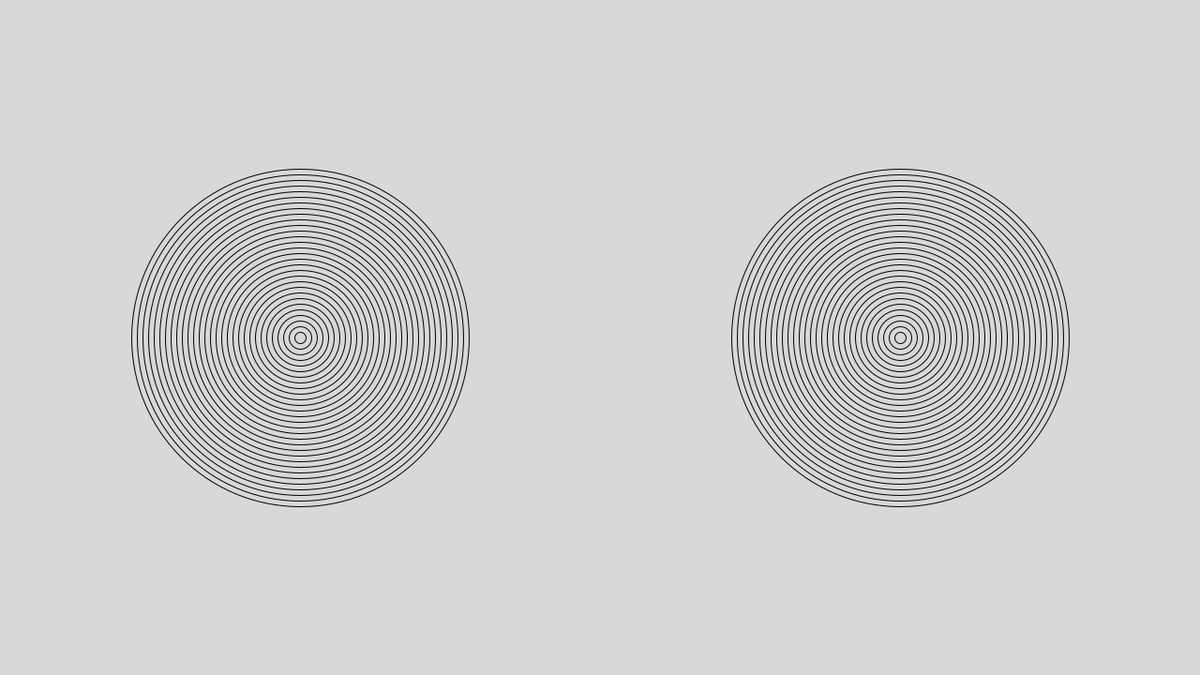
Frame 1 (no input)
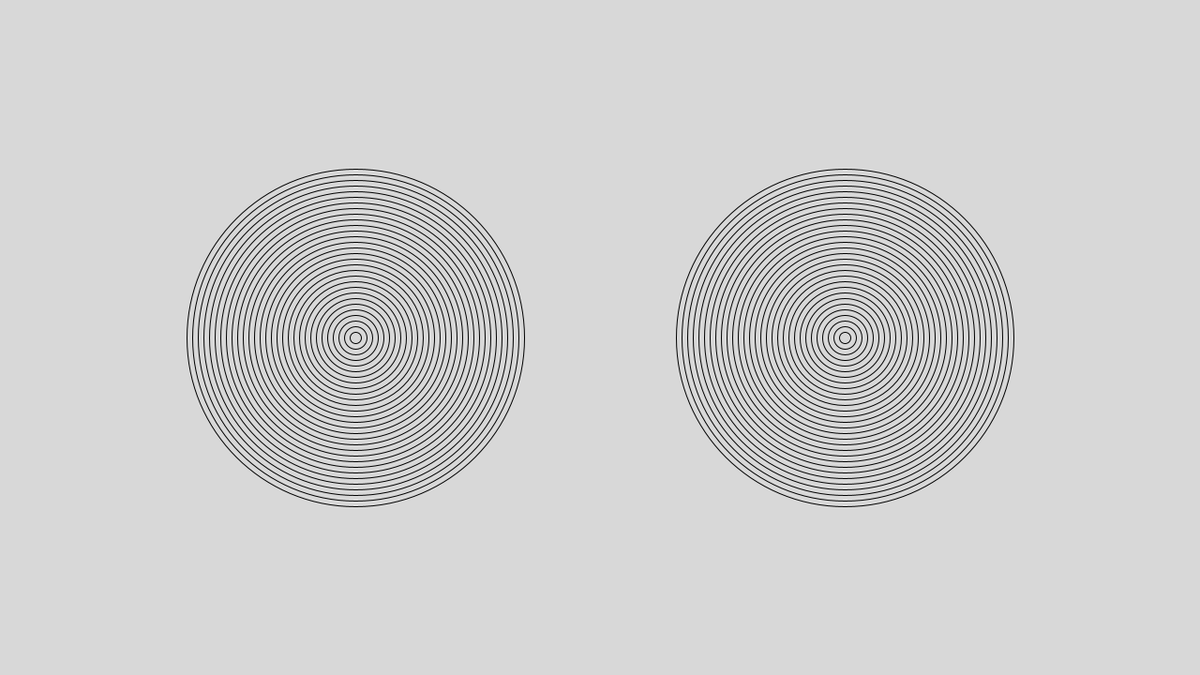
Frame 60 (the mouse pressed at the canvas centre just before this capture)
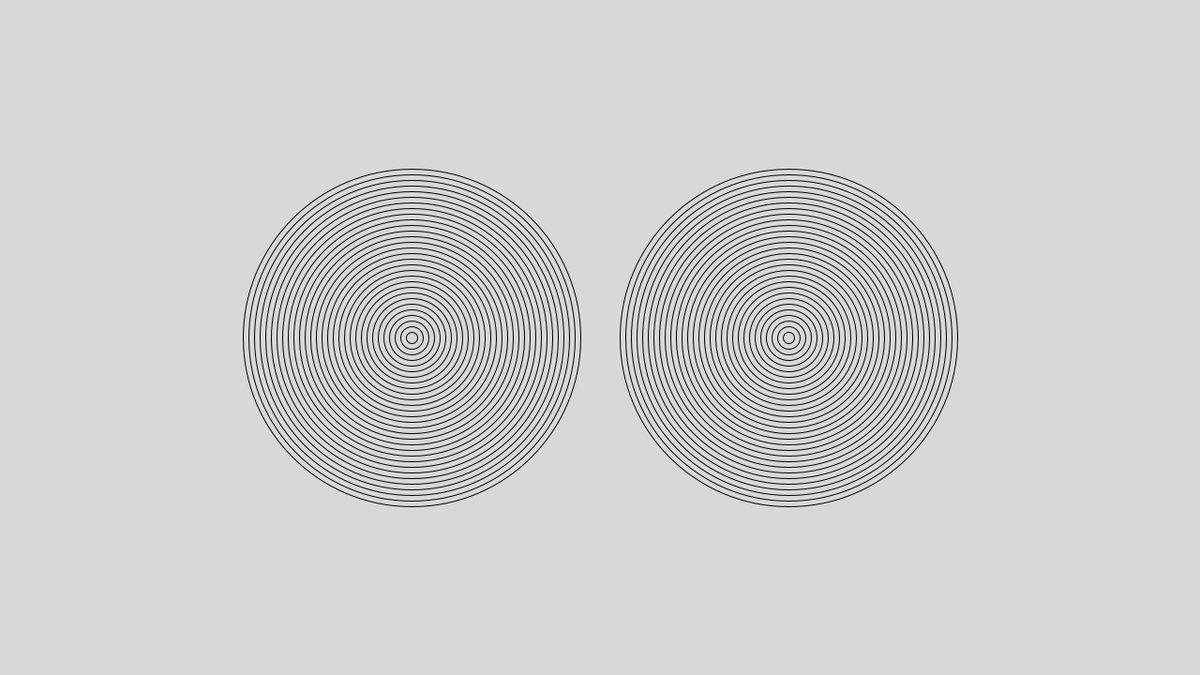
Frame 120 (the mouse held since frame 60 and released just before this capture)

The Processing sketch that drew these frames (run headless with seeded random() and noise(); from frame 60 on, the mouse is pressed at the canvas centre):

// Processing sketch: amazing_rings
// ── amazing_rings.pde
void setup() {
  size(1280,720);
  
}
int x1 = 960;
int x = 320;


void draw() {
  background(#D8D8D8);
  if(x == 1280 && x1 == 0)
  {
    x=0;
    x1=1280;
  }
  for(int i = 30; i >= 0 ; i--) {
  if(i % 2 == 0) {
     noFill();
    }
      ellipse(x, 360, i*12, i*12);
  }
  for(int i1 = 30; i1 >= 0; i1--) {
  if(i1 % 2 == 0) {
     noFill();
    }
    ellipse(x1, 360, i1*12, i1*12);

  }
  x++;
  x1--;
  }
